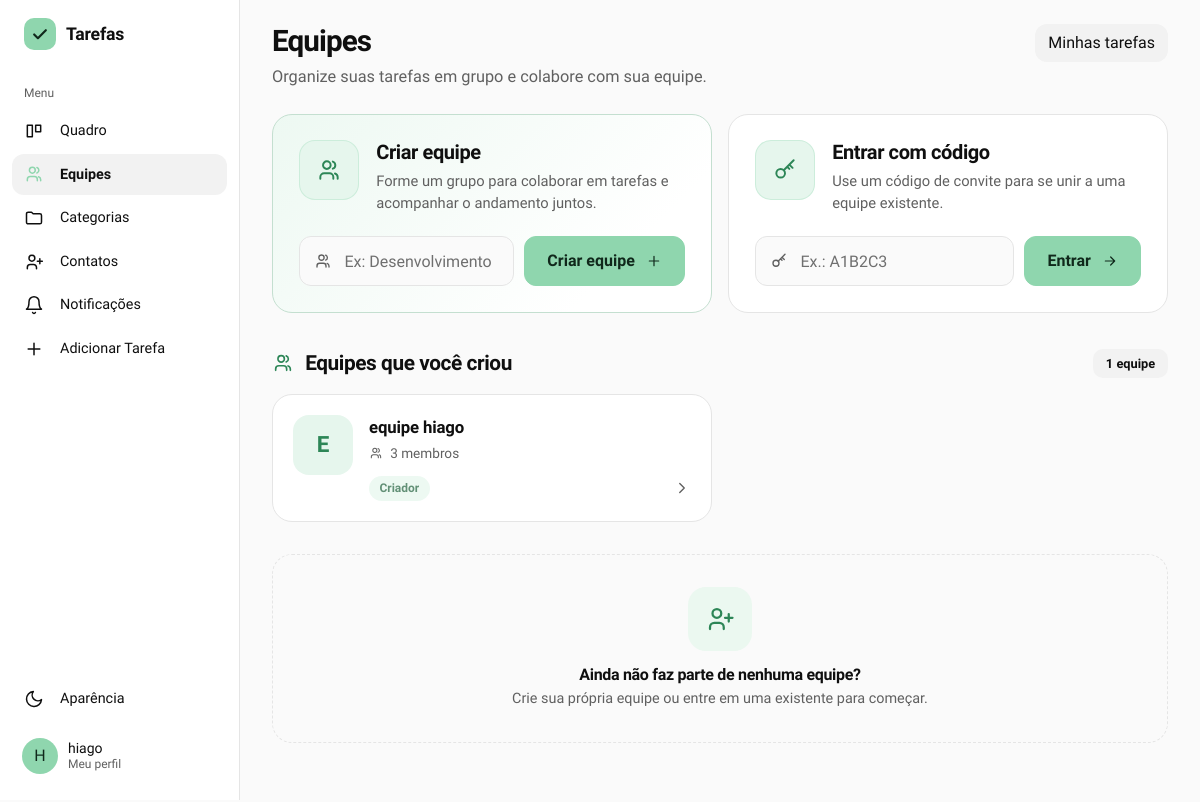
Screenshot of /equipes (signed in) with the database file from the repository.
### gerenciador_de_tarefas/models.py (models this page shows)
class Usuario(db.Model, UserMixin):
    id = db.Column(db.Integer, primary_key=True)
    nomeUsuario = db.Column(db.String(50), unique=True, nullable=False)
    email = db.Column(db.String(254), unique=True, nullable=False)
    senha = db.Column(db.String(255), nullable=False)
    nome = db.Column(db.String(100), nullable=False)
    tarefasCriadas = db.relationship('Tarefa', backref='criador', foreign_keys='Tarefa.criador_id', lazy=True)
    tarefasAtribuidas = db.relationship('Tarefa', backref='responsavel', foreign_keys='Tarefa.responsavel_id', lazy=True)
    cargo = db.Column(db.String(20), nullable=False, default='usuario') #admin ou usuario
    foto_perfil = db.Column(db.String(200), nullable=True, default='default.png')
    ordenacao_quadro = db.Column(db.String(30), nullable=False, default='padrao')

class Equipe(db.Model):
    id = db.Column(db.Integer, primary_key=True)
    nome = db.Column(db.String(100), nullable=False)
    codigo_acesso = db.Column(db.String(12), unique=True, nullable=False)
    dono_id = db.Column(db.Integer, db.ForeignKey('usuario.id'), nullable=False)
    dono = db.relationship('Usuario', foreign_keys=[dono_id])
    membros = db.relationship('MembroEquipe', backref='equipe', cascade='all, delete-orphan', lazy=True)
    tarefas = db.relationship('Tarefa', backref='equipe', lazy=True)

### gerenciador_de_tarefas/app.py (the view)
@app.route('/equipes')
@login_required
def equipes():
    minhas = Equipe.query.filter_by(dono_id=current_user.id).all()
    participo = (Equipe.query.join(MembroEquipe, MembroEquipe.equipe_id == Equipe.id)).filter(MembroEquipe.usuario_id == current_user.id, Equipe.dono_id != current_user.id).all()
    return render_template('equipes.html', minhas=minhas, participo=participo)

### gerenciador_de_tarefas/app.py (called while the page is built)
@login_manager.user_loader
def load_user(user_id):
    return db.session.get(Usuario, int(user_id))

@app.context_processor
def injetar_categorias_globais():
    if current_user.is_authenticated:
        return dict(categorias_globais=categorias_acessiveis())
    return dict(categorias_globais=[])

@app.context_processor
def injetar_notificacoes():
    if not current_user.is_authenticated:
        return dict(n_notificacoes=0)
    n = (Contato.query.filter_by(destinatario_id=current_user.id, status='pendente').count()
         + ConviteEquipe.query.filter_by(convidado_id=current_user.id).count()
         + Tarefa.query.filter_by(responsavel_id=current_user.id, aceite='aguardando').count())
    return dict(n_notificacoes=n)

def categorias_do_usuario():
    return Categoria.query.filter_by(usuario_id=current_user.id).order_by(Categoria.nome).all()

def categorias_acessiveis():
    proprias = categorias_do_usuario()
    de_outros = [cs.categoria for cs in CategoriaCompartilhada.query.filter_by(usuario_id=current_user.id).all()]
    return proprias + sorted(de_outros, key=lambda c: c.nome.lower())

### gerenciador_de_tarefas/templates/equipes.html (shortened to what this page needs)
{% extends "base.html" %}
{% block content %}
{% macro ico(nome, t=18) -%}
<svg width="{{ t }}" height="{{ t }}" viewBox="0 0 24 24" fill="none" stroke="currentColor" stroke-width="1.8" stroke-linecap="round" stroke-linejoin="round" aria-hidden="true">
{%- if nome == 'users' %}<path d="M16 20v-1.5a3.5 3.5 0 00-3.5-3.5h-5A3.5 3.5 0 004 18.5V20M10 11a3.5 3.5 0 100-7 3.5 3.5 0 000 7zM20 20v-1.5a3.5 3.5 0 00-2.5-3.3M15.5 4.2a3.5 3.5 0 010 6.6"/>
{%- elif nome == 'key' %}<circle cx="8" cy="15" r="4"/><path d="M10.8 12.2L20 3M16 7l3 3M14 9l2 2"/>
{%- elif nome == 'plus' %}<path d="M12 5v14M5 12h14"/>
{%- elif nome == 'arrow' %}<path d="M5 12h14M13 6l6 6-6 6"/>
{%- elif nome == 'chevron' %}<path d="m9 6 6 6-6 6"/>
{%- elif nome == 'user-plus' %}<path d="M15 20v-1.5a3.5 3.5 0 00-3.5-3.5h-4A3.5 3.5 0 004 18.5V20M9.5 11a3.5 3.5 0 100-7 3.5 3.5 0 000 7zM19 8v6M16 11h6"/>
{%- endif %}</svg>
{%- endmacro %}
<div class="eq-topo">
    <div>
        <h1 class="titulo-pagina">Equipes</h1>
        <p class="eq-subtitulo">Organize suas tarefas em grupo e colabore com sua equipe.</p>
    </div>
    <a href="{{ url_for('quadro') }}" class="btn btn-outline-secondary">Minhas tarefas</a>
</div>
<section class="eq-duplo">
    <div class="eq-card eq-card-destaque">
        <div class="eq-card-topo">
            <span class="eq-card-icone">{{ ico('users', 26) }}</span>
            <div>
                <h2 class="eq-card-titulo">Criar equipe</h2>
                <p class="eq-card-sub">Forme um grupo para colaborar em tarefas e acompanhar o andamento juntos.</p>
            </div>
        </div>
        <form method="POST" action="{{ url_for('criar_equipe') }}" class="eq-form">
            <div class="eq-form-linha">
                <div class="eq-campo">
                    <input type="text" id="nomeEquipe" name="nome" class="form-control eq-input"
                           placeholder="Ex: Desenvolvimento Mobile" maxlength="100" required>
                </div>
                <button type="submit" class="btn btn-principal">Criar equipe {{ ico('plus', 16) }}</button>
            </div>
        </form>
    </div>
    <div class="eq-card eq-card-codigo">
        <div class="eq-card-topo">
            <span class="eq-card-icone">{{ ico('key', 26) }}</span>
            <div>
                <h2 class="eq-card-titulo">Entrar com código</h2>
                <p class="eq-card-sub">Use um código de convite para se unir a uma equipe existente.</p>
            </div>
        </div>
        <form method="POST" action="{{ url_for('entrar_equipe') }}" class="eq-form">
            <div class="eq-form-linha">
                <div class="eq-campo">
                    <input type="text" id="codigoEquipe" name="codigo" class="form-control eq-input"
                           placeholder="Ex.: A1B2C3" autocomplete="off" required>
                </div>
                <button type="submit" class="btn btn-principal">Entrar {{ ico('arrow', 16) }}</button>
            </div>
        </form>
    </div>
</section>
<section class="eq-secao">
    <div class="eq-secao-cab">
        <h2 class="eq-secao-titulo">{{ ico('users', 22) }} Equipes que você criou</h2>
        <span class="eq-contagem">{{ minhas|length }} equipe{{ '' if minhas|length == 1 else 's' }}</span>
    </div>
    {% if minhas %}
    <div class="eq-lista">
        {% for e in minhas %}
        <a href="{{ url_for('ver_equipe', equipe_id=e.id) }}" class="eq-equipe">
            <span class="eq-inicial" aria-hidden="true">{{ e.nome[:1]|upper }}</span>
            <div class="eq-equipe-corpo">
                <div class="eq-equipe-nome">{{ e.nome }}</div>
                <div class="eq-equipe-meta">{{ ico('users', 14) }} {{ e.membros|length }} membro{{ '' if e.membros|length == 1 else 's' }}</div>
                <div class="eq-equipe-rodape">
                    <div class="eq-tags"><span class="eq-tag">Criador</span></div>
                    <span class="eq-seta">{{ ico('chevron', 18) }}</span>
                </div>
            </div>
        </a>
        {% endfor %}
    </div>
    {% else %}
    <div class="eq-vazio">
        <p>Você ainda não criou nenhuma equipe.</p>
    </div>
    {% endif %}
</section>
<section class="eq-secao mb-5">
    {% if participo %}
    <div class="eq-secao-cab">
        <h2 class="eq-secao-titulo">{{ ico('users', 22) }} Equipes em que você participa</h2>
        <span class="eq-contagem">{{ participo|length }} equipe{{ '' if participo|length == 1 else 's' }}</span>
    </div>
    <div class="eq-lista">
        {% for e in participo %}
        {% set pendentes = e.tarefas|selectattr('status', 'equalto', 'Pendente')|list|length %}
        {% set concluidas = e.tarefas|selectattr('status', 'equalto', 'Concluída')|list|length %}
        <a href="{{ url_for('ver_equipe', equipe_id=e.id) }}" class="eq-equipe">
            <span class="eq-inicial" aria-hidden="true">{{ e.nome[:1]|upper }}</span>
            <div class="eq-equipe-corpo">
                <div class="eq-equipe-nome">{{ e.nome }}</div>
                <div class="eq-equipe-meta">{{ ico('users', 14) }} Criada por {{ e.dono.nomeUsuario }} · {{ e.membros|length }} membro{{ '' if e.membros|length == 1 else 's' }}</div>
                <div class="eq-equipe-rodape">
                    <div class="eq-tags">
                        {% set meu_vinculo = e.membros|selectattr('usuario_id', 'equalto', current_user.id)|list|first %}
                        <span class="eq-tag">{{ 'Admin' if meu_vinculo and meu_vinculo.cargo == 'admin' else 'Membro' }}</span>
                        <span class="eq-tag status-pendente">Pendente ({{ pendentes }})</span>
                        <span class="eq-tag status-concluida">Concluída ({{ concluidas }})</span>
                    </div>
                    <span class="eq-seta">{{ ico('chevron', 18) }}</span>
                </div>
            </div>
        </a>
        {% endfor %}
    </div>
    {% else %}
    <div class="eq-vazio">
        <span class="eq-vazio-icone">{{ ico('user-plus', 30) }}</span>
        <h3 class="eq-vazio-titulo">Ainda não faz parte de nenhuma equipe?</h3>
        <p>Crie sua própria equipe ou entre em uma existente para começar.</p>
    </div>
    {% endif %}
</section>
{% endblock %}

### gerenciador_de_tarefas/templates/base.html (shortened to what this page needs)
<!doctype html>
<html lang="pt-br">
  <head>
    <link
      rel="stylesheet"
      href="https://cdn.jsdelivr.net/npm/bootstrap@5.3.0/dist/css/bootstrap.min.css"
    />
    <link
      rel="stylesheet"
      href="{{ url_for('static', filename='static.css') }}"
    />
    <link rel="stylesheet" href="https://cdn.jsdelivr.net/npm/flatpickr/dist/flatpickr.min.css">
    <link rel="stylesheet" href="https://cdn.jsdelivr.net/npm/flatpickr/dist/themes/dark.css">
  </head>
  <body>
    {% macro aparencia(direcao='dropup') %}
    <div class="{{ direcao }}">
      <button
        class="menu-item"
        type="button"
        data-bs-toggle="dropdown"
        data-bs-auto-close="outside"
        aria-expanded="false"
      >
        <svg viewBox="0 0 24 24" fill="none" stroke="currentColor" stroke-width="1.8" stroke-linecap="round" stroke-linejoin="round" aria-hidden="true"><path d="M21 12.8A9 9 0 1111.2 3a7 7 0 009.8 9.8z"/></svg>
        <span>Aparência</span>
      </button>
    </div>
    {% endmacro %}
    {% macro logo() %}
    <span class="marca-icone">
      <svg width="20" height="20" viewBox="0 0 24 24" fill="none" stroke="currentColor" stroke-width="2.6" stroke-linecap="round" stroke-linejoin="round" aria-hidden="true"><path d="M5 12.5l4.5 4.5L19 7.5"/></svg>
    </span>
    {% endmacro %}
    {% set ep = request.endpoint or '' %}
    {% if current_user.is_authenticated %}
    <div class="app">
      <aside class="lateral" aria-label="Menu principal">
        <a
          class="marca"
          href="{{ url_for('admin_dashboard') if current_user.cargo == 'admin' else url_for('quadro') }}"
        >{{ logo() }}<span>Tarefas</span></a>
        <div class="menu-titulo">Menu</div>
        <a class="menu-item {{ 'ativo' if ep == 'quadro' }}" href="{{ url_for('quadro') }}">
          <svg viewBox="0 0 24 24" fill="none" stroke="currentColor" stroke-width="1.8" stroke-linecap="round" stroke-linejoin="round" aria-hidden="true"><path d="M4 5h6v14H4zM14 5h6v8h-6z"/></svg>
          <span>Quadro</span>
        </a>
        <a class="menu-item {{ 'ativo' if ep in ['equipes', 'ver_equipe', 'adicionar_tarefa_equipe'] }}" href="{{ url_for('equipes') }}">
          <svg viewBox="0 0 24 24" fill="none" stroke="currentColor" stroke-width="1.8" stroke-linecap="round" stroke-linejoin="round" aria-hidden="true"><path d="M16 20v-1.5a3.5 3.5 0 00-3.5-3.5h-5A3.5 3.5 0 004 18.5V20M10 11a3.5 3.5 0 100-7 3.5 3.5 0 000 7zM20 20v-1.5a3.5 3.5 0 00-2.5-3.3M15.5 4.2a3.5 3.5 0 010 6.6"/></svg>
          <span>Equipes</span>
        </a>
        <a class="menu-item {{ 'ativo' if ep in ['ver_categorias', 'ver_categoria'] }}" href="{{ url_for('ver_categorias') }}">
          <svg viewBox="0 0 24 24" fill="none" stroke="currentColor" stroke-width="1.8" stroke-linejoin="round" aria-hidden="true"><path d="M3 7a2 2 0 012-2h4l2 2h8a2 2 0 012 2v8a2 2 0 01-2 2H5a2 2 0 01-2-2z"/></svg>
          <span>Categorias</span>
        </a>
        <a class="menu-item {{ 'ativo' if ep == 'contatos' }}" href="{{ url_for('contatos') }}">
          <svg viewBox="0 0 24 24" fill="none" stroke="currentColor" stroke-width="1.8" stroke-linecap="round" stroke-linejoin="round" aria-hidden="true"><path d="M15 20v-1.5a3.5 3.5 0 00-3.5-3.5h-4A3.5 3.5 0 004 18.5V20M9.5 11a3.5 3.5 0 100-7 3.5 3.5 0 000 7zM19 8v6M16 11h6"/></svg>
          <span>Contatos</span>
        </a>
        <a class="menu-item {{ 'ativo' if ep == 'notificacoes' }}" href="{{ url_for('notificacoes') }}">
          <svg viewBox="0 0 24 24" fill="none" stroke="currentColor" stroke-width="1.8" stroke-linecap="round" stroke-linejoin="round" aria-hidden="true"><path d="M6 8a6 6 0 0112 0c0 7 3 9 3 9H3s3-2 3-9M10.3 21a1.9 1.9 0 003.4 0"/></svg>
          <span>Notificações</span>
        </a>
        <a class="menu-item" href="#" data-bs-toggle="modal" data-bs-target="#modalAdicionarTarefa">
          <svg viewBox="0 0 24 24" fill="none" stroke="currentColor" stroke-width="1.8" stroke-linecap="round" aria-hidden="true"><path d="M12 5v14M5 12h14"/></svg>
          <span>Adicionar Tarefa</span>
        </a>
        <div class="menu-espaco"></div>
        {{ aparencia('dropup') }}
        <a href="#" class="usuario-card mt-2 text-decoration-none" data-bs-toggle="modal" data-bs-target="#modalPerfil" title="Meu Perfil">
          {% if current_user.foto_perfil and current_user.foto_perfil != 'default.png' %}
            <img src="{{ url_for('static', filename='uploads/' + current_user.foto_perfil) }}" alt="" class="usuario-foto" />
          {% else %}
            <span class="usuario-foto">{{ current_user.nomeUsuario[:1]|upper }}</span>
          {% endif %}
          <span class="usuario-nome">{{ current_user.nome or current_user.nomeUsuario }}<small>Meu perfil</small></span>
        </a>
      </aside>
      <main class="conteudo">
        <div class="conteudo-interno">
    {% endif %}
    {% block content %}{% endblock %}
    {% if current_user.is_authenticated %}
        </div>
      </main>
    </div>
    {% else %}
    </main>
    {% endif %}
  </body>
</html>

### rows the page displays
Usuario: nomeUsuario "H", nome "hiago"
Equipe: nome "E", nome "equipe hiago", {{ t }} 14 (drawn), membros|length "3", membros "s"

### other values shown
{{ minhas|length }} "1"
